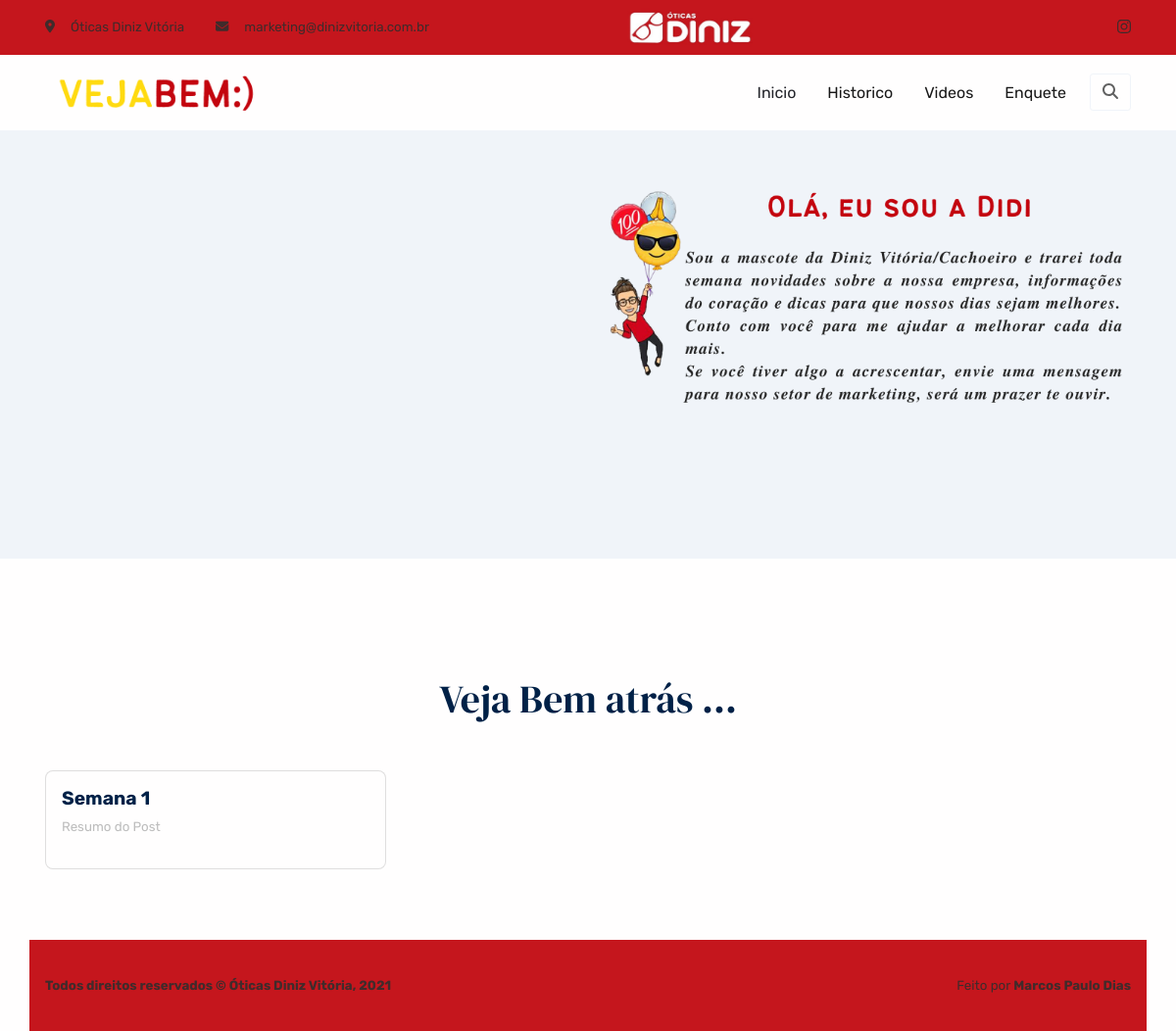
Page /historico/ on the earlier database version.
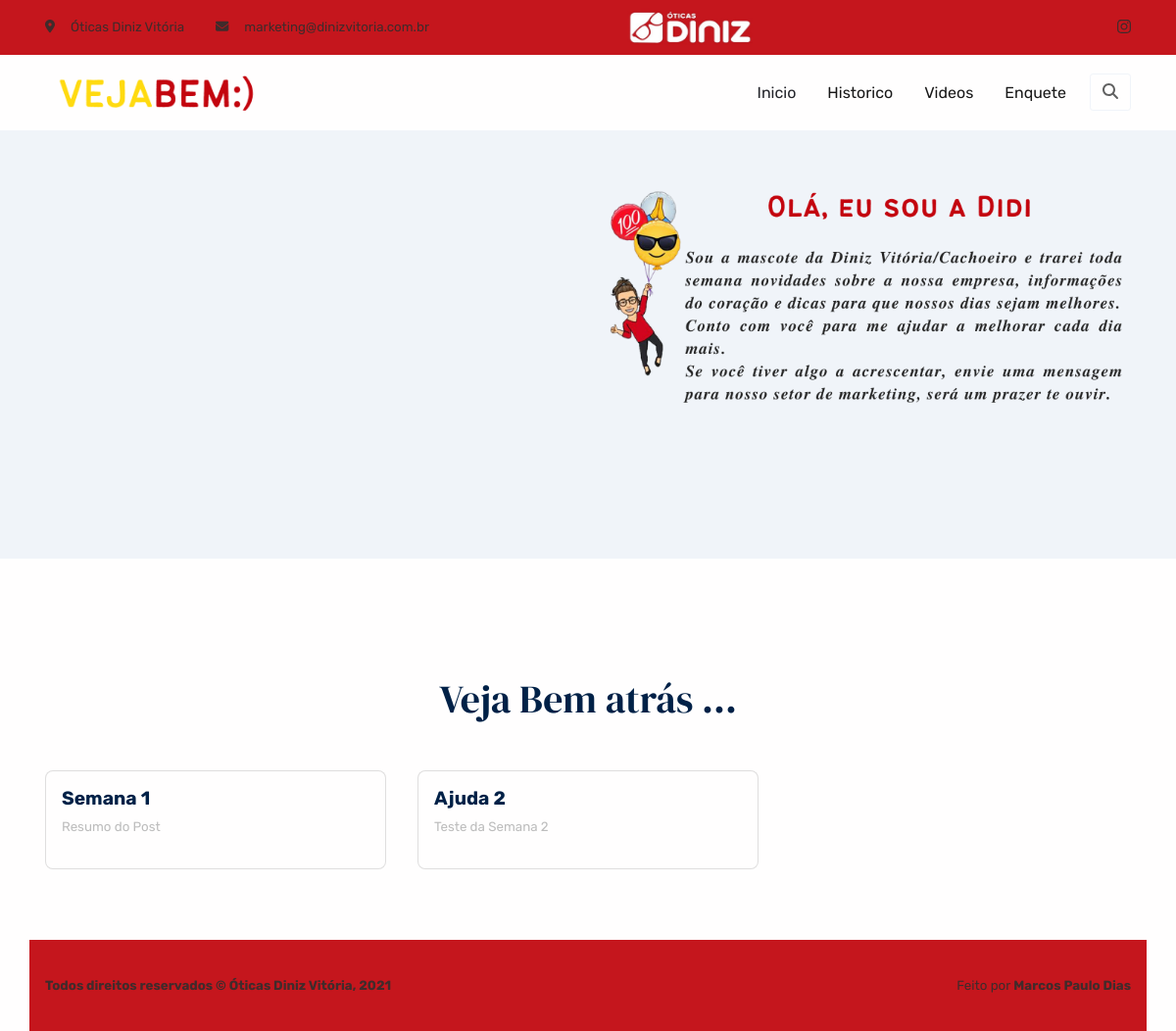
Same page on the later database version.
### core/models.py (models this page shows, shortened)
class Post(models.Model):
    title = models.CharField(max_length=255)
    slug = models.SlugField(max_length=255)
    summary = RichTextUploadingField(null=False)
    content = RichTextUploadingField(null=False)
    author = models.ForeignKey(User, on_delete=models.PROTECT)
    created = models.DateTimeField(auto_now_add=True)
    update = models.DateTimeField(auto_now=True)

### core/views.py (the view)
# urls.py: path("historico/", views.HistoricoListView.as_view(), name='historico'),
class HistoricoListView(ListView):
    template_name = 'historico.html'
    model = Post
    def get_context_data(self, **kwargs):
        context = super(HistoricoListView, self).get_context_data(**kwargs)
        context['post'] = Post.objects.all()
        context['youtube'] = Youtube.objects.order_by('-id')[:1]
        return context

### core/templates/historico.html
{% extends 'base.html' %}
{% block content%}
<section>
        <div class="container">
          <div class="row">
            <h1 class="text-center mb-5"> Veja Bem atrás ...</h1>
              {% for post in post_list %}
            <div class="col-md-4 mb-4">
               <div class="card h-100"><img class="card-img-top w-100">
                <div class="card-body">
                  <h5 class="font-sans-serif fw-bold fs-md-0 fs-lg-1">{{post.title}}</h5>
                    <a class="text-muted fs--1 stretched-link text-decoration-none" href="/posts/{{post.slug}}">{{post.summary|safe}}</a>
                </div>
              </div>
            </div>
              {% endfor %}
          </div>
        </div>
      </section>
{% endblock %}

### core/templates/base.html (shortened to what this page needs)
{% load static %}
<!DOCTYPE html>
<html lang="pt-br" dir="ltr">
  <head>
    <link href="{% static 'css/theme.css'%}" rel="stylesheet" />
  </head>
  <body>
    <main class="main" id="top">
      <section class="bg-primary py-2 d-none d-sm-block">
        <div class="container">
          <div class="row align-items-center">
            <div class="col-auto d-none d-lg-block">
              <p class="my-2 fs--1"><i class="fas fa-map-marker-alt me-3"></i><span>Óticas Diniz Vitória</span></p>
            </div>
            <div class="col-auto ms-md-auto order-md-2 d-none d-sm-block">
              <ul class="list-unstyled list-inline my-2">
                <li class="list-inline-item"><a class="text-decoration-none" href="https://www.instagram.com/oticasdinizvitoria/" target="_black"><i class="fab fa-instagram text-900"> </i></a></li>
              </ul>
            </div>
            <div class="col-auto">
              <p class="my-2 fs--1"><i class="fas fa-envelope me-3"></i><a class="text-900" href="mailto:marketing@dinizvitoria.com.br">marketing@dinizvitoria.com.br</a></p>
            </div>
            <img src="{% static 'img/logodnz.jpeg'%}" id="logodnz">
          </div>
        </div>
      </section>
      <nav class="navbar navbar-expand-lg navbar-light sticky-top py-3 d-block" data-navbar-on-scroll="data-navbar-on-scroll">
        <div class="container"><a class="navbar-brand" href="/"><img src="{% static 'img/gallery/logo-n.png'%}" height="45" alt="logo"></a>
          <div class="collapse navbar-collapse border-top border-lg-0 mt-4 mt-lg-0" id="navbarSupportedContent">
            <ul class="navbar-nav ms-auto pt-2 pt-lg-0 font-base">
              <li class="nav-item px-2"><a class="nav-link active" aria-current="page" href="/">Inicio</a></li>
              <li class="nav-item px-2"><a class="nav-link" aria-current="page" href="{% url 'historico'%}">Historico</a></li>
            <li class="nav-item px-2"><a class="nav-link" aria-current="page" href="{% url 'videos'%}">Videos</a></li>
              <li class="nav-item px-2"><a class="nav-link" aria-current="page" data-bs-toggle="modal" data-bs-target="#exampleModal" href="">Enquete</a></li>
            <div class="dropdown d-none d-lg-block">
              <button class="btn btn-outline-light ms-2" id="dropdownMenuButton1" type="submit" data-bs-toggle="dropdown" aria-expanded="false"><i class="fas fa-search text-800"></i></button>
            </div>
          </div>
        </div>
      </nav>
      <section class="pt-6 bg-600" id="home">
        <div class="container">
          <div class="row align-items-center">
            <div class="col-md-5 col-lg-6 order-0 order-md-1 text-end"><img class="pt-7 pt-md-0 w-100" id="imgdidi" src="{% static 'img/gallery/hero-header.png'%}" alt="hero-header" /></div><p></p>
            </div>
          </div>
      </section>
        {% block content %}
        {% endblock %}
      <section class="py-0" style="margin-top: -5.8rem;">
        <div class="container bg-primary">
          <div class="row justify-content-md-between justify-content-evenly py-4">
            <div class="col-12 col-sm-8 col-md-6 col-lg-auto text-center text-md-start">
              <p class="fs--1 my-2 fw-bold"> Todos direitos reservados &copy; Óticas Diniz Vitória, 2021</p>
            </div>
            <div class="col-12 col-sm-8 col-md-6">
              <p class="fs--1 my-2 text-center text-md-end"> Feito por </svg><a class="fw-bold text-900" href="https://themewagon.com/" target="_blank">Marcos Paulo Dias </a>
              </p>
            </div>
          </div>
        </div>
      </section>
    </main>
  </body>
</html>

Differences in the rows shown:
added Post: title "Ajuda 2", summary "Teste da Semana 2"
